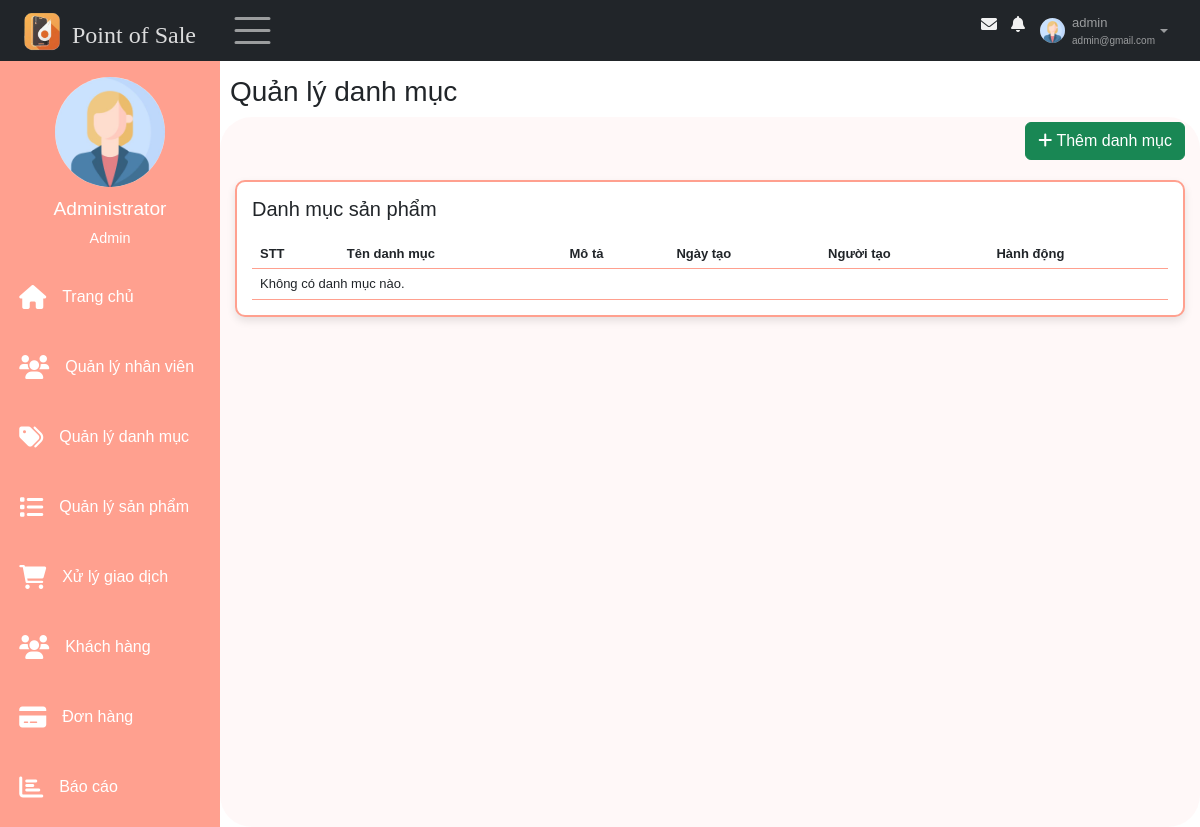
/views/index.php?sidebar=quanlydanhmuc (signed in), run on an earlier commit of the app's database.
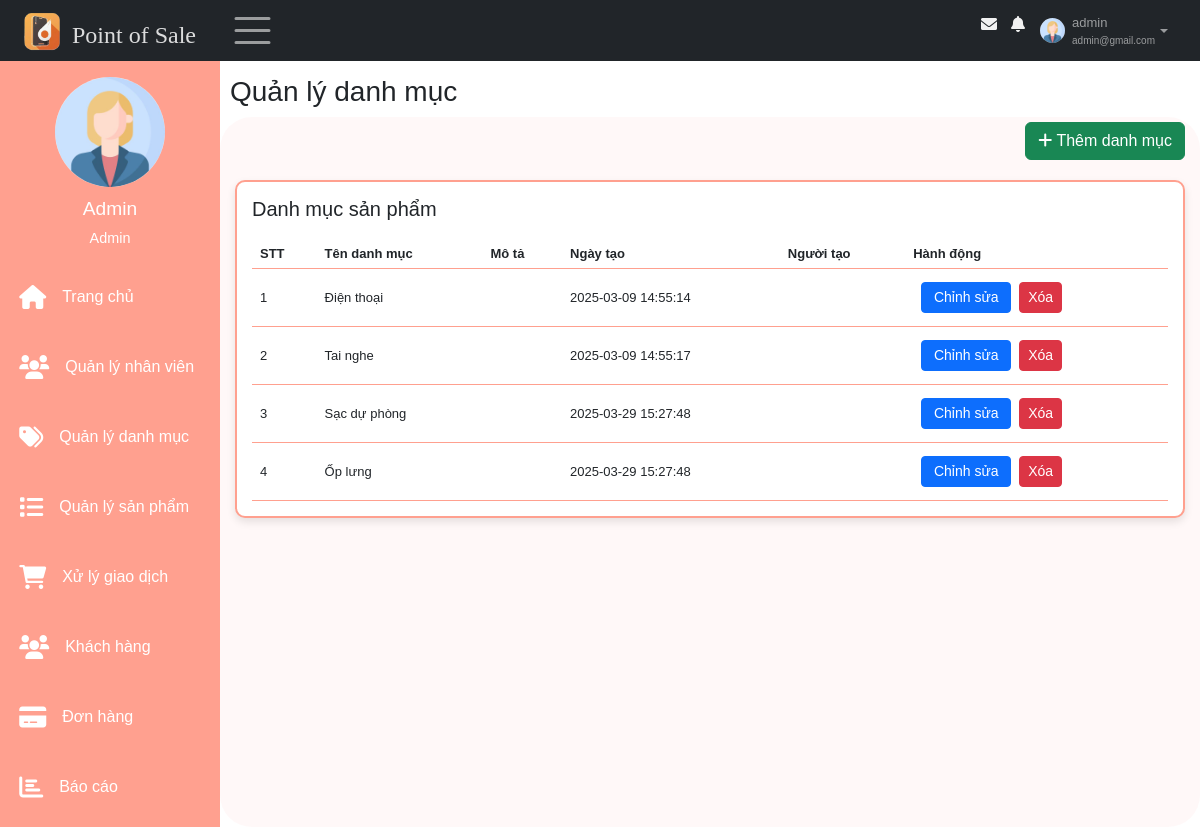
And on a later commit of the database.
### tables this page shows
CREATE TABLE `taikhoan` (
  `id` int(11) NOT NULL,
  `id_nhanvien` int(11) NOT NULL,
  `username` varchar(30) NOT NULL,
  `password` varchar(30) NOT NULL,
  `role` enum('Admin','Nhân viên') NOT NULL,
  `trangthai_hd` tinyint(1) NOT NULL,
  `activate_token` varchar(10) DEFAULT NULL,
  `expire_time` int(11) DEFAULT NULL,
  `pass_changed` tinyint(1) DEFAULT NULL,
  `trangthai_khoa` tinyint(1) NOT NULL DEFAULT 0
);

CREATE TABLE `nhanvien` (
  `id` int(11) NOT NULL,
  `hoten` varchar(50) NOT NULL,
  `email` varchar(100) NOT NULL,
  `gioitinh` enum('Nữ','Nam') DEFAULT NULL,
  `sdt` varchar(11) DEFAULT NULL,
  `ngaysinh` date DEFAULT NULL,
  `diachi` varchar(100) DEFAULT NULL,
  `img` varchar(50) DEFAULT NULL
);

CREATE TABLE `danhmucsp` (
  `id` int(11) NOT NULL,
  `tendm` varchar(50) NOT NULL,
  `mota` varchar(100) DEFAULT NULL,
  `ngaytao` timestamp NOT NULL DEFAULT current_timestamp(),
  `id_nguoitao` int(11) DEFAULT NULL
);

### models/quanlyhoso/getProfileNV.php (called while the page is built, shortened)
<?php
    $conn = connectDB();
    if (isset($_GET["id_detail"])) {
        $id = $_GET["id_detail"];
    } else {
        $id = $_SESSION["id"];
    }
    if(empty($_SESSION["id"])) {
        header("Location: ../index.php");
        exit();
    }else{
        $sql = "SELECT nhanvien.*, taikhoan.trangthai_khoa, taikhoan.role FROM nhanvien, taikhoan WHERE nhanvien.id = taikhoan.id_nhanvien AND nhanvien.id =" . $id;
    }
    $result = $conn->query($sql);
    if ($result->num_rows > 0) {
        $row = $result->fetch_assoc();
        $profile_name =  $row["hoten"]??"";
        $profile_img = $row["img"]??"";
    }
?>

### models/danhmuc_sanpham/permission.php (called while the page is built, shortened)
<?php
function isAdmin() {
    return isset($_SESSION["role"]) && $_SESSION["role"] == "Admin";
}
function canManageCategories() {
    return isAdmin();
}
?>

### models/danhmuc_sanpham/ShowCatalog.php (the view, shortened to what the changed rows need)
<?php
include_once('permission.php');
$conn = connectDB();
$sql = "SELECT danhmucsp.id, danhmucsp.tendm, danhmucsp.mota, danhmucsp.ngaytao, taikhoan.username
        FROM danhmucsp
        LEFT JOIN taikhoan ON danhmucsp.id_nguoitao = taikhoan.id";
$result = $conn->query($sql);
$stt = 1;
if ($result->num_rows > 0) {
    while ($row = $result->fetch_assoc()) {
        echo "<tr data-id='{$row["id"]}'>";
        echo "<td>" . $stt++ . "</td>";
        echo "<td>" . $row["tendm"] . "</td>";
        echo "<td>" . $row["mota"] . "</td>";
        echo "<td>" . $row["ngaytao"] . "</td>";
        echo "<td>" . $row["username"] . "</td>";
        if (canManageCategories()) {
            echo "<td>
                <div class='action-buttons' style ='display: flex; align-items: center; '>
                    <a href='#' class='btn btn-sm btn-primary edit-btn'
                        data-id='" . htmlspecialchars($row["id"], ENT_QUOTES) . "'
                        data-tendm='" . htmlspecialchars($row["tendm"], ENT_QUOTES) . "'
                        data-mota='" . htmlspecialchars($row["mota"], ENT_QUOTES) . "'
                        data-ngaytao='" . $row["ngaytao"] . "'>Chỉnh sửa</a>
                    <a href='#' class='btn btn-sm btn-danger delete-btn'
                        data-id='" . htmlspecialchars($row["id"], ENT_QUOTES) . "'>Xóa</a>
                </div>
                </td>";
        }
        echo "</tr>";
    }
} else {
    $colspan = canManageCategories() ? 6 : 5;
    echo "<tr><td colspan='$colspan'>Không có danh mục nào.</td></tr>";
}
?>

### views/pages/nav.php (shortened to what the changed rows need)
<nav class="navbar navbar-expand-sm bg-dark navbar-dark fixed-top" id="nav">
    <div class="container-fluid">
        <div class="leftnav justify-content-start">
            <a class="logo navbar-brand" href="index.php" data-bs-toggle="tooltip"  title="Về trang chủ">
                <img src="../images/logo.ico" alt="Logo" style="width:40px;" >
                <h4>Point of Sale</h4>
            </a>
            <div class="openclose"><span class="navbar-toggler-icon" style="font-size:30px;cursor:pointer" onclick="open_closeNav() " class = "las la-bars"></span>  </div>
        </div>
        <div class="rightnav justify-content-end">
            <ul  class=" navbar-nav" >
                <li class="nav-item">
                    <a  href="#">
                    <span class = "fa fa-fw fa-envelope"></span>
                    </a></li>
                <li class="nav-item">
                    <a  href="#">
                    <span class = "fa fa-bell"></span>
                    </a></li>
                <li class="nav-item dropdown">
                        <a id="nav-user" class="nav-link dropdown-toggle" href="#" role="button" data-bs-toggle="dropdown">
                            <img id="nav-avatar" src = "../models/quanlyhoso/imagesNV/<?=$profile_img?>" height = "30px"  width = "30px" alt = "Avatar">
                            <div class="infor">
                                <p id ="user"><?= $_SESSION["username"]?></p>
                                <p id="email"><?= $_SESSION["email"]?></p>
                            </div>
                        </a>
                </li>
            </ul>
        </div>
    </div>
</nav>

### views/pages/main/sidebar.php (shortened to what the changed rows need)
<div class="sidebar"  id="mySidebar" >
    <div class="sidebar-user">
        <img src="../models/quanlyhoso/imagesNV/<?=$profile_img?>" height = "70px"  width = "70px" alt = "">
            <div>
                <h3><?=$profile_name?></h3>
                <span><?=$_SESSION['role']?></span>
        </div>
    </div>
    <div class="sidebar-menu">
        <ul >
            <li class="item">
                <a class="link" href="index.php">
                    <span class = "fa fa-home"></span>
                    <p class="item-sidebar">Trang chủ</p>
                </a>
            </li>
            <?php
                if ($_SESSION['role'] == 'Admin') {
                    ?>
                    <li class="item">
                        <a class="link" href="index.php?sidebar=quanlynhanvien">
                            <span class = "fa fa-users"></span>
                            <p class="item-sidebar">Quản lý nhân viên</p>
                        </a>
                    </li>
                <?php
            }?>
            <li class="item">
                <a class="link" href="index.php?sidebar=quanlydanhmuc">
                    <span class = "fa fa-tags"></span>
                    <p class="item-sidebar">Quản lý danh mục</p>
                </a>
            </li>
            <li class="item">
                <a class="link" href="index.php?sidebar=quanlysanpham">
                    <span class = "fa fa-list"></span>
                    <p class="item-sidebar">Quản lý sản phẩm</p>
                </a>
            </li>
            <li class="item">
                <a class="link" href="index.php?sidebar=giaodich">
                    <span class = "fa fa-shopping-cart"></span>
                    <p class="item-sidebar">Xử lý giao dịch</p>
                </a>
            </li>
            <li class="item">
                <a class="link" href="index.php?sidebar=khachhang">
                    <span class = "fa fa-users"></span>
                    <p class="item-sidebar">Khách hàng</p>
                </a>
            </li>
            <li class="item">
                <a class="link" href="index.php?sidebar=donhang">
                    <span class = "fa fa-credit-card"></span>
                    <p class="item-sidebar">Đơn hàng</p>
                </a>
            </li>
            <li class="item">
                <a class="link" href="index.php?sidebar=baocao">
                    <span class = "fa fa-bar-chart"></span>
                    <p class="item-sidebar">Báo cáo</p>
                </a>
            </li>
            <br>
        </ul>
    </div>
</div>

What changed in the data, as far as the page shows it:
changed through a linked row, taikhoan: id_nhanvien.hoten "Administrator" → "Admin"
added danhmucsp: tendm "Điện thoại", ngaytao "2025-03-09 14:55:14"
added danhmucsp: tendm "Tai nghe", ngaytao "2025-03-09 14:55:17"
added danhmucsp: tendm "Sạc dự phòng", ngaytao "2025-03-29 15:27:48"
added danhmucsp: tendm "Ốp lưng", ngaytao "2025-03-29 15:27:48"
Also different on the page:
text no longer shown: "Không có danh mục nào."
